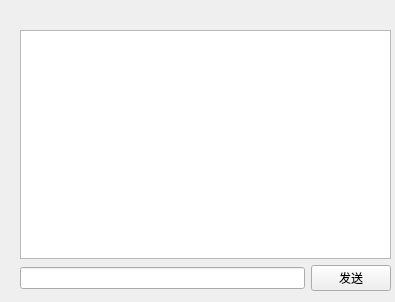
<?xml version="1.0" encoding="UTF-8"?>
<ui version="4.0">
 <class>Chat</class>
 <widget class="QWidget" name="Chat">
  <property name="geometry">
   <rect>
    <x>0</x>
    <y>0</y>
    <width>395</width>
    <height>302</height>
   </rect>
  </property>
  <property name="windowTitle">
   <string>Form</string>
  </property>
  <widget class="QWidget" name="">
   <property name="geometry">
    <rect>
     <x>20</x>
     <y>30</y>
     <width>371</width>
     <height>261</height>
    </rect>
   </property>
   <layout class="QVBoxLayout" name="verticalLayout">
    <item>
     <widget class="QTextEdit" name="show_LW">
      <property name="readOnly">
       <bool>true</bool>
      </property>
     </widget>
    </item>
    <item>
     <layout class="QHBoxLayout" name="horizontalLayout">
      <item>
       <widget class="QLineEdit" name="inPut_LE"/>
      </item>
      <item>
       <widget class="QPushButton" name="send_PB">
        <property name="text">
         <string>发送</string>
        </property>
       </widget>
      </item>
     </layout>
    </item>
   </layout>
  </widget>
 </widget>
 <resources/>
 <connections/>
</ui>
